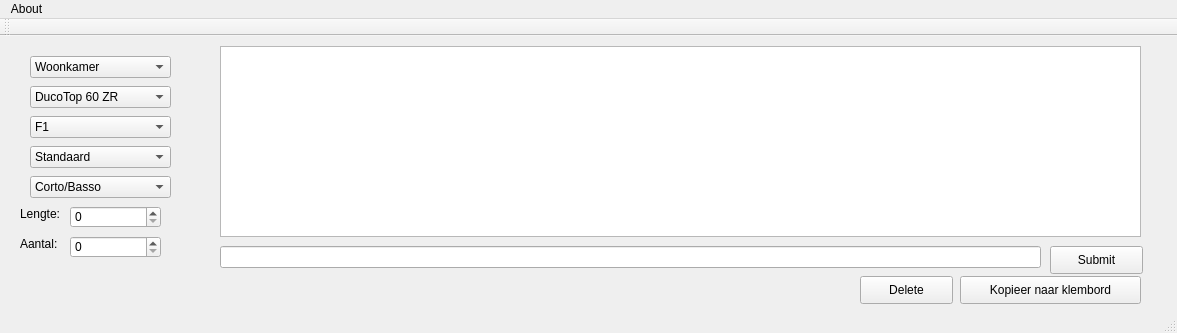
<?xml version="1.0" encoding="UTF-8"?>
<ui version="4.0">
 <class>MainWindow</class>
 <widget class="QMainWindow" name="MainWindow">
  <property name="geometry">
   <rect>
    <x>0</x>
    <y>0</y>
    <width>1177</width>
    <height>333</height>
   </rect>
  </property>
  <property name="windowTitle">
   <string>Duco Ventilation Calculator</string>
  </property>
  <widget class="QWidget" name="centralWidget">
   <widget class="QComboBox" name="topBoxCombobox">
    <property name="geometry">
     <rect>
      <x>30</x>
      <y>50</y>
      <width>141</width>
      <height>22</height>
     </rect>
    </property>
    <item>
     <property name="text">
      <string>DucoTop 60 ZR</string>
     </property>
    </item>
    <item>
     <property name="text">
      <string>TronicTop 60</string>
     </property>
    </item>
   </widget>
   <widget class="QComboBox" name="kleurCombobox">
    <property name="geometry">
     <rect>
      <x>30</x>
      <y>80</y>
      <width>141</width>
      <height>22</height>
     </rect>
    </property>
    <item>
     <property name="text">
      <string>F1</string>
     </property>
    </item>
    <item>
     <property name="text">
      <string>PA Duco RAL</string>
     </property>
    </item>
    <item>
     <property name="text">
      <string>PA andere RAL</string>
     </property>
    </item>
    <item>
     <property name="text">
      <string>RAL (DucoRal)</string>
     </property>
    </item>
    <item>
     <property name="text">
      <string>Andere RAL</string>
     </property>
    </item>
   </widget>
   <widget class="QComboBox" name="isolatieCombobox">
    <property name="geometry">
     <rect>
      <x>30</x>
      <y>110</y>
      <width>141</width>
      <height>22</height>
     </rect>
    </property>
    <item>
     <property name="text">
      <string>Standaard</string>
     </property>
    </item>
    <item>
     <property name="text">
      <string>AK</string>
     </property>
    </item>
    <item>
     <property name="text">
      <string>AK+</string>
     </property>
    </item>
   </widget>
   <widget class="QSpinBox" name="lengtSpinbox">
    <property name="geometry">
     <rect>
      <x>70</x>
      <y>170</y>
      <width>91</width>
      <height>22</height>
     </rect>
    </property>
    <property name="maximum">
     <number>6000</number>
    </property>
   </widget>
   <widget class="QPushButton" name="berekenButton">
    <property name="geometry">
     <rect>
      <x>1050</x>
      <y>210</y>
      <width>93</width>
      <height>28</height>
     </rect>
    </property>
    <property name="text">
     <string>Submit</string>
    </property>
   </widget>
   <widget class="QComboBox" name="raamCombobox">
    <property name="geometry">
     <rect>
      <x>30</x>
      <y>140</y>
      <width>141</width>
      <height>22</height>
     </rect>
    </property>
    <item>
     <property name="text">
      <string>Corto/Basso</string>
     </property>
    </item>
    <item>
     <property name="text">
      <string>Medio/Alto</string>
     </property>
    </item>
    <item>
     <property name="text">
      <string>Largo/Grando</string>
     </property>
    </item>
   </widget>
   <widget class="QListWidget" name="finaalWaardes">
    <property name="geometry">
     <rect>
      <x>220</x>
      <y>10</y>
      <width>921</width>
      <height>191</height>
     </rect>
    </property>
   </widget>
   <widget class="QLineEdit" name="pbLineEdit">
    <property name="geometry">
     <rect>
      <x>220</x>
      <y>210</y>
      <width>821</width>
      <height>22</height>
     </rect>
    </property>
   </widget>
   <widget class="QComboBox" name="kamerComboBox">
    <property name="geometry">
     <rect>
      <x>30</x>
      <y>20</y>
      <width>141</width>
      <height>22</height>
     </rect>
    </property>
    <item>
     <property name="text">
      <string>Woonkamer</string>
     </property>
    </item>
    <item>
     <property name="text">
      <string>Slaapkamer</string>
     </property>
    </item>
    <item>
     <property name="text">
      <string>Werkruimte</string>
     </property>
    </item>
    <item>
     <property name="text">
      <string>Hobbyruimte</string>
     </property>
    </item>
    <item>
     <property name="text">
      <string>Anders</string>
     </property>
    </item>
   </widget>
   <widget class="QPushButton" name="klemBord">
    <property name="geometry">
     <rect>
      <x>960</x>
      <y>240</y>
      <width>181</width>
      <height>28</height>
     </rect>
    </property>
    <property name="text">
     <string>Kopieer naar klembord</string>
    </property>
   </widget>
   <widget class="QPushButton" name="deleteButton">
    <property name="geometry">
     <rect>
      <x>860</x>
      <y>240</y>
      <width>93</width>
      <height>28</height>
     </rect>
    </property>
    <property name="text">
     <string>Delete</string>
    </property>
   </widget>
   <widget class="QLabel" name="label">
    <property name="geometry">
     <rect>
      <x>20</x>
      <y>170</y>
      <width>55</width>
      <height>16</height>
     </rect>
    </property>
    <property name="text">
     <string>Lengte:</string>
    </property>
   </widget>
   <widget class="QLabel" name="label_2">
    <property name="geometry">
     <rect>
      <x>20</x>
      <y>200</y>
      <width>55</width>
      <height>16</height>
     </rect>
    </property>
    <property name="text">
     <string>Aantal:</string>
    </property>
   </widget>
   <widget class="QSpinBox" name="aantalSpinBox">
    <property name="geometry">
     <rect>
      <x>70</x>
      <y>200</y>
      <width>91</width>
      <height>22</height>
     </rect>
    </property>
    <property name="maximum">
     <number>6000</number>
    </property>
   </widget>
  </widget>
  <widget class="QMenuBar" name="menuBar">
   <property name="geometry">
    <rect>
     <x>0</x>
     <y>0</y>
     <width>1177</width>
     <height>26</height>
    </rect>
   </property>
   <widget class="QMenu" name="menuAbout">
    <property name="title">
     <string>About</string>
    </property>
   </widget>
   <addaction name="menuAbout"/>
  </widget>
  <widget class="QToolBar" name="mainToolBar">
   <attribute name="toolBarArea">
    <enum>TopToolBarArea</enum>
   </attribute>
   <attribute name="toolBarBreak">
    <bool>false</bool>
   </attribute>
  </widget>
  <widget class="QStatusBar" name="statusBar"/>
 </widget>
 <layoutdefault spacing="6" margin="11"/>
 <resources/>
 <connections/>
</ui>
